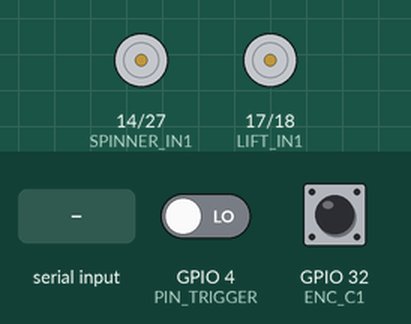
This sketch was run on a simulated ESP32. Parts: motor-driver pin pairs drawn as motors (green arrow = first pin HIGH = forward, orange = second pin HIGH = backward, longer = more drive, scaled by the enable pin). Inputs (shaded band) come from the test bench; at power-on: GPIO 4 (PIN_TRIGGER) LOW, GPIO 32 (ENC_C1) HIGH. What the sketch prints to the serial monitor is not drawn.

Above: at 2.7 s.
2.8 s: "l" received over Serial
At 3.8 s:
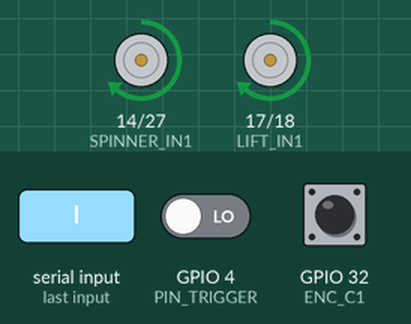
5.8 s: GPIO 4 (PIN_TRIGGER) driven HIGH
At 6.1 s:
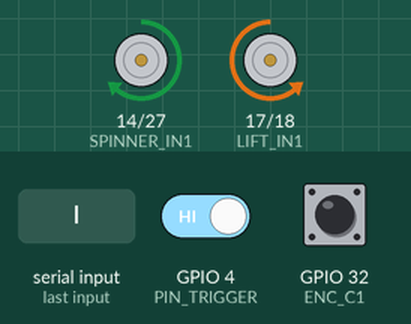
8.8 s: GPIO 4 (PIN_TRIGGER) driven LOW
11.8 s: "l" received over Serial
14.8 s: "m" received over Serial
Timing chart, 0 to 17.8 s (numbered marks = the images above; inputs shaded):
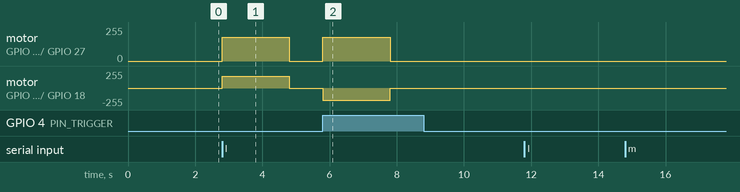

The sketch:

BoardB.ino
```cpp
// UnibotsMarkII — Board B Firmware
//
// Board B role: N20 spinner + N20 lift motor + encoders
// Powered by LM2596 5V buck from 12V LiPo
//
// GPIO4 protocol (Board A drives the wire, Board B reads it):
//   LOW  sustained        = Mode 1 active  → spin spinner
//   LOW → HIGH edge       = Mode 2 starting → stop spinner, rotate 90° gate, hold
//   HIGH → LOW 200ms → HIGH = deposit pulse → lift up, hold, lower
//   HIGH → LOW sustained  = Mode 1 resuming → rotate gate back -90°, resume spinner
//
// Pin map (from schematic_two_board.md, 2026-06-21):
//   TB6612 #1 Ch A = N20 #1 spinner: PWM=GPIO13, IN1=GPIO14, IN2=GPIO27
//   TB6612 #1 Ch B = N20 #2 lift:    PWM=GPIO16, IN1=GPIO17, IN2=GPIO18
//   N20 #1 encoder: C1=GPIO32, C2=GPIO33  (INPUT_PULLUP)
//   N20 #2 encoder: C1=GPIO19, C2=GPIO21  (unused — lift uses timed control)
//   Trigger IN: GPIO4
//
// STBY on TB6612 #1 hardwired HIGH — not a GPIO, do not touch.
//
// ══════════════════════════════════════════════════════
// ⚠️  CALIBRATION REMINDERS FOR TEAMMATES
//     Do these after first flash, before a real match:
//
//   1. SPINNER_PULSES_REV — open Serial Monitor, send 'm', spin the N20 #1
//      shaft slowly by hand for exactly ONE full revolution, note the delta
//      count printed. Set SPINNER_PULSES_REV to that value.
//      Current value (200) is a placeholder. Wrong value = gate angle is wrong.
//
//   2. LIFT_UP_MS / LIFT_DOWN_MS — run the lift (send 'l' in Serial Monitor),
//      watch if it fully extends and retracts. Increase if it doesn't reach the
//      end, decrease if it stalls. Current values (2000) are placeholders.
//
//   3. SPINNER_INVERT — if spinner runs backward (rejects balls instead of
//      pulling them in), flip SPINNER_INVERT from false → true.
// ══════════════════════════════════════════════════════
//
// Board: ESP32-D0WD-V3 (WROOM-32 classic, NOT S3)
// Flash: pio run -t upload --upload-port COMX   ⚠️ replace COMX with Board B's port
// Core:  ESP32 Arduino core 3.x (analogWrite available)

// ═══════════════════════════════════════════════════════════════════════════════
// PIN MAP
// ═══════════════════════════════════════════════════════════════════════════════

#define SPINNER_PWM   13
#define SPINNER_IN1   14
#define SPINNER_IN2   27

#define LIFT_PWM      16
#define LIFT_IN1      17
#define LIFT_IN2      18

#define ENC_C1        32   // N20 #1 encoder channel 1 (interrupt pin)
#define ENC_C2        33   // N20 #1 encoder channel 2 (direction sense)

#define PIN_TRIGGER    4   // INPUT from Board A

// ═══════════════════════════════════════════════════════════════════════════════
// TUNING CONSTANTS  ⚠️ calibrate before match
// ═══════════════════════════════════════════════════════════════════════════════

#define SPINNER_SPEED          180    // PWM for continuous intake spinning (0-255)
#define SPINNER_GATE_SPEED      80    // slower PWM for precise 90° gate moves
#define SPINNER_INVERT        false   // flip to true if spinner rejects balls

// ⚠️ CALIBRATE: send 'm' in Serial Monitor, spin shaft 1 full rev by hand, read delta
#define SPINNER_PULSES_REV     200

// ⚠️ CALIBRATE: time how long lift needs to fully extend and retract
#define LIFT_SPEED             180    // PWM for lift motor (0-255)
#define LIFT_UP_MS            2000UL  // time to fully raise lift
#define LIFT_HOLD_MS          1000UL  // time to hold at top before lowering
#define LIFT_DOWN_MS          2000UL  // time to fully lower lift

// Pulse width threshold: LOW pulse shorter than this = deposit signal.
// Longer = Mode 1 resuming. Must be > DEPOSIT_PULSE_MS (200ms) on Board A.
#define DEPOSIT_PULSE_THRESH_MS  500UL

// ═══════════════════════════════════════════════════════════════════════════════
// ENCODER  (N20 #1 quadrature)
// ═══════════════════════════════════════════════════════════════════════════════

volatile long encoderCount = 0;

void IRAM_ATTR onEncC1() {
    if (digitalRead(ENC_C2) == HIGH) encoderCount++;
    else                              encoderCount--;
}

// ═══════════════════════════════════════════════════════════════════════════════
// MOTOR HELPERS
// ═══════════════════════════════════════════════════════════════════════════════

void spinnerDrive(bool intakeDir, uint8_t speed) {
    bool fwd = SPINNER_INVERT ? !intakeDir : intakeDir;
    digitalWrite(SPINNER_IN1, fwd ? HIGH : LOW);
    digitalWrite(SPINNER_IN2, fwd ? LOW  : HIGH);
    analogWrite(SPINNER_PWM, speed);
}

void spinnerStop() {
    digitalWrite(SPINNER_IN1, LOW);
    digitalWrite(SPINNER_IN2, LOW);
    analogWrite(SPINNER_PWM, 0);
}

void liftDrive(bool up, uint8_t speed) {
    digitalWrite(LIFT_IN1, up ? HIGH : LOW);
    digitalWrite(LIFT_IN2, up ? LOW  : HIGH);
    analogWrite(LIFT_PWM, speed);
}

void liftStop() {
    digitalWrite(LIFT_IN1, LOW);
    digitalWrite(LIFT_IN2, LOW);
    analogWrite(LIFT_PWM, 0);
}

// Rotate spinner by exactly 'pulses' encoder counts in the given direction.
// Blocks until target reached. Uses SPINNER_GATE_SPEED for precision.
void spinnerRotatePulses(long pulses, bool forward) {
    long start   = encoderCount;
    long target  = start + (forward ? pulses : -pulses);
    spinnerDrive(forward, SPINNER_GATE_SPEED);
    unsigned long timeout = millis() + 5000;   // 5 s safety timeout
    if (forward) {
        while (encoderCount < target && millis() < timeout) {}
    } else {
        while (encoderCount > target && millis() < timeout) {}
    }
    spinnerStop();
    delay(50);
}

long pulsesFor90() {
    return (long)(SPINNER_PULSES_REV / 4);
}

// ═══════════════════════════════════════════════════════════════════════════════
// DEPOSIT SEQUENCE
// Called when Board A sends the 200 ms LOW pulse on GPIO4
// ═══════════════════════════════════════════════════════════════════════════════

void doDeposit() {
    Serial.println(F("[B] Lifting..."));
    liftDrive(true, LIFT_SPEED);
    delay(LIFT_UP_MS);
    liftStop();
    delay(LIFT_HOLD_MS);
    Serial.println(F("[B] Lowering..."));
    liftDrive(false, LIFT_SPEED);
    delay(LIFT_DOWN_MS);
    liftStop();
    Serial.println(F("[B] Deposit done."));
}

// ═══════════════════════════════════════════════════════════════════════════════
// BOARD B STATE MACHINE
// ═══════════════════════════════════════════════════════════════════════════════

enum BBState { BB_SPINNING, BB_GATE_HOLD, BB_GATE_OPENING };
BBState bbState = BB_SPINNING;

void loop() {
    // Serial test commands ('m' = encoder monitor, 'l' = test lift)
    checkSerialCommands();

    int trigger = digitalRead(PIN_TRIGGER);

    switch (bbState) {

        // ── SPINNING: Mode 1 active, spinner runs ──────────────────────────────
        case BB_SPINNING: {
            if (trigger == HIGH) {
                // Mode 2 just started — close the gate
                spinnerStop();
                Serial.println(F("[B] Mode 2: closing gate..."));
                spinnerRotatePulses(pulsesFor90(), true);
                Serial.println(F("[B] Gate closed. Holding."));
                bbState = BB_GATE_HOLD;
            }
            break;
        }

        // ── GATE_HOLD: Mode 2 active, gate at 90°, watch for pulse or resume ──
        case BB_GATE_HOLD: {
            if (trigger == LOW) {
                // Measure how long GPIO4 stays LOW
                unsigned long lowStart = millis();
                while (digitalRead(PIN_TRIGGER) == LOW) {
                    if (millis() - lowStart > DEPOSIT_PULSE_THRESH_MS) break;
                    delay(10);
                }

                if (digitalRead(PIN_TRIGGER) == HIGH) {
                    // Came back HIGH quickly → deposit pulse
                    Serial.println(F("[B] Deposit pulse — lifting."));
                    doDeposit();
                    // Remain in GATE_HOLD; Mode 2 is still active on Board A
                } else {
                    // Still LOW → Mode 1 is resuming
                    Serial.println(F("[B] Mode 1 resuming: opening gate..."));
                    bbState = BB_GATE_OPENING;
                }
            }
            break;
        }

        // ── GATE_OPENING: rotate back −90°, then resume spinning ──────────────
        case BB_GATE_OPENING: {
            spinnerRotatePulses(pulsesFor90(), false);
            Serial.println(F("[B] Gate open. Resuming spinner."));
            spinnerDrive(true, SPINNER_SPEED);
            bbState = BB_SPINNING;
            break;
        }
    }
}

// ═══════════════════════════════════════════════════════════════════════════════
// SERIAL TEST COMMANDS  (teammates use these to verify hardware before a match)
//   m = encoder monitor — spin N20 #1 shaft by hand for 8 s, prints counts
//   l = test lift cycle once (up → hold → down)
// ═══════════════════════════════════════════════════════════════════════════════

void checkSerialCommands() {
    if (!Serial.available()) return;
    char c = (char)Serial.read();

    if (c == 'm') {
        Serial.println(F("Encoder monitor — spin N20 shaft by hand for 8 s..."));
        Serial.println(F("One full revolution delta = SPINNER_PULSES_REV value to set."));
        long startCount = encoderCount;
        unsigned long t = millis();
        while (millis() - t < 8000) {
            Serial.print(F("  total: ")); Serial.print(encoderCount);
            Serial.print(F("  delta: ")); Serial.println(encoderCount - startCount);
            delay(250);
        }
        Serial.println(F("Done. If delta stayed 0, check C1/C2 pin wiring (ENC_C1=32, ENC_C2=33)."));
    }

    if (c == 'l') {
        Serial.println(F("Test lift cycle..."));
        doDeposit();
        Serial.println(F("Lift test done. Adjust LIFT_UP_MS/LIFT_DOWN_MS if needed."));
    }
}

// ═══════════════════════════════════════════════════════════════════════════════
// SETUP
// ═══════════════════════════════════════════════════════════════════════════════

void setup() {
    Serial.begin(115200);
    Serial.println(F("Board B booting..."));

    pinMode(SPINNER_PWM, OUTPUT);
    pinMode(SPINNER_IN1, OUTPUT);
    pinMode(SPINNER_IN2, OUTPUT);
    pinMode(LIFT_PWM,    OUTPUT);
    pinMode(LIFT_IN1,    OUTPUT);
    pinMode(LIFT_IN2,    OUTPUT);

    spinnerStop();
    liftStop();

    pinMode(ENC_C1, INPUT_PULLUP);
    pinMode(ENC_C2, INPUT_PULLUP);
    attachInterrupt(digitalPinToInterrupt(ENC_C1), onEncC1, RISING);

    pinMode(PIN_TRIGGER, INPUT);

    // Wait for Board A to finish booting and settle GPIO4
    delay(1500);

    if (digitalRead(PIN_TRIGGER) == LOW) {
        Serial.println(F("[B] Mode 1 at boot — starting spinner."));
        spinnerDrive(true, SPINNER_SPEED);
        bbState = BB_SPINNING;
    } else {
        Serial.println(F("[B] Mode 2 at boot — holding gate (no gate rotation at boot)."));
        bbState = BB_GATE_HOLD;
    }
}
```

Measured:
- after the input at 2.8 s, motor on GPIO 14 (SPINNER_IN1) / GPIO 27 (SPINNER_IN2), motor on GPIO 17 (LIFT_IN1) / GPIO 18 (LIFT_IN2): stopped → forward 180/255 at once, → stopped 2.0 s later
- after the input at 8.8 s, every drawn part: stays the same
